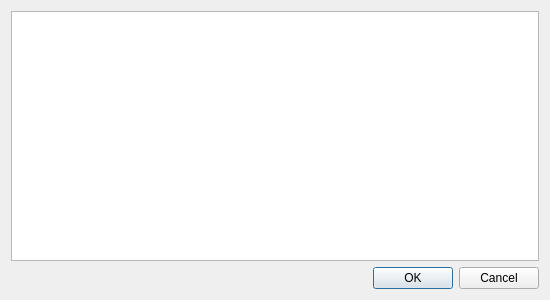
<?xml version="1.0" encoding="UTF-8"?>
<ui version="4.0">
 <class>Dialog</class>
 <widget class="QDialog" name="Dialog">
  <property name="geometry">
   <rect>
    <x>0</x>
    <y>0</y>
    <width>550</width>
    <height>300</height>
   </rect>
  </property>
  <property name="windowTitle">
   <string>Информация</string>
  </property>
  <layout class="QGridLayout" name="gridLayout">
   <item row="0" column="0">
    <widget class="QTableWidget" name="tableWidget"/>
   </item>
   <item row="1" column="0">
    <widget class="QDialogButtonBox" name="buttonBox">
     <property name="orientation">
      <enum>Qt::Horizontal</enum>
     </property>
     <property name="standardButtons">
      <set>QDialogButtonBox::Cancel|QDialogButtonBox::Ok</set>
     </property>
    </widget>
   </item>
  </layout>
 </widget>
 <resources/>
 <connections>
  <connection>
   <sender>buttonBox</sender>
   <signal>accepted()</signal>
   <receiver>Dialog</receiver>
   <slot>accept()</slot>
   <hints>
    <hint type="sourcelabel">
     <x>248</x>
     <y>254</y>
    </hint>
    <hint type="destinationlabel">
     <x>157</x>
     <y>274</y>
    </hint>
   </hints>
  </connection>
  <connection>
   <sender>buttonBox</sender>
   <signal>rejected()</signal>
   <receiver>Dialog</receiver>
   <slot>reject()</slot>
   <hints>
    <hint type="sourcelabel">
     <x>316</x>
     <y>260</y>
    </hint>
    <hint type="destinationlabel">
     <x>286</x>
     <y>274</y>
    </hint>
   </hints>
  </connection>
 </connections>
</ui>
